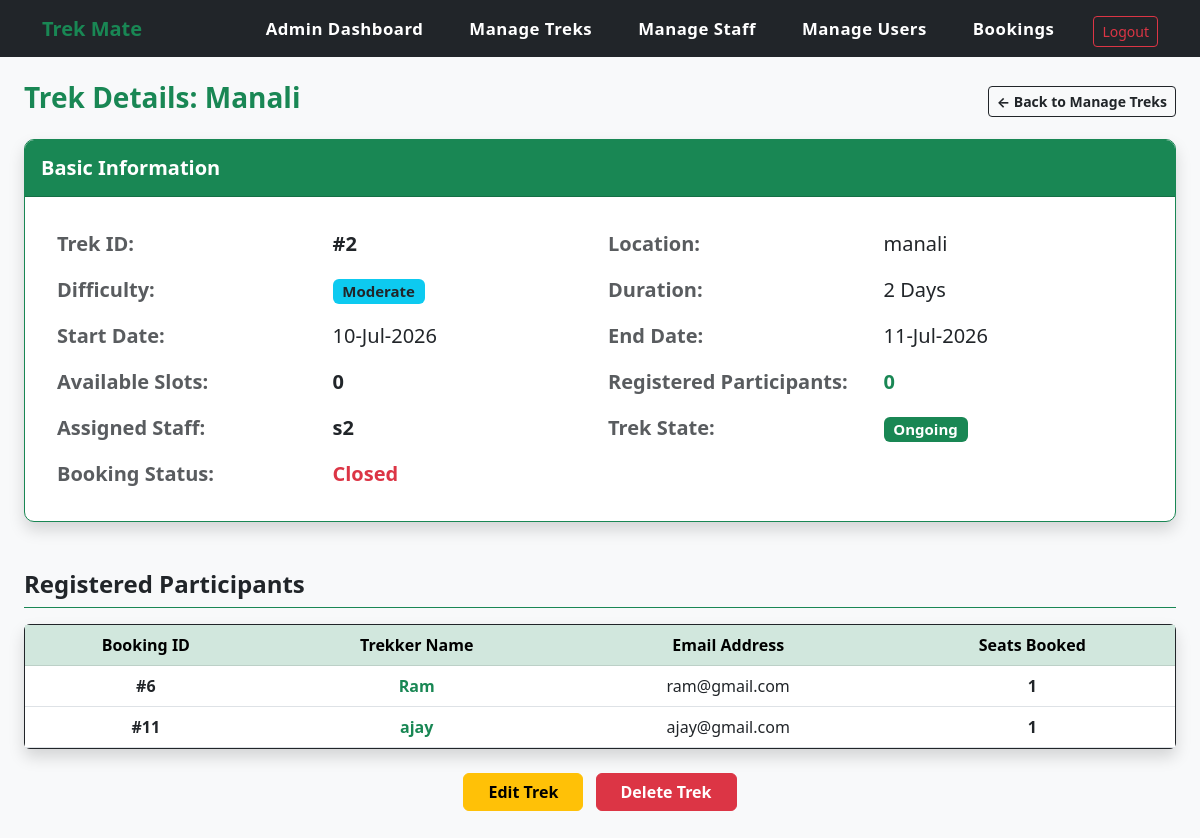
The page /admin/trek_details/2 (signed in) on the database its author committed.
### app.py (models this page shows)
class Trek(db.Model):
    __tablename__ = 'trekmate_treks'
    id = db.Column(db.Integer, primary_key=True)
    name = db.Column(db.String(100), nullable=False)
    location = db.Column(db.String(100), nullable=False)
    state = db.Column(db.String(50), nullable=False)
    country = db.Column(db.String(50), nullable=False, default='India')
    description = db.Column(db.Text, nullable=True)
    duration = db.Column(db.Integer, nullable=False)
    difficulty = db.Column(db.String(20), nullable=False)
    available_slots = db.Column(db.Integer, nullable=False)
    price = db.Column(db.Float, nullable=False, default=0.0)
    status = db.Column(db.String(15), nullable=False, default='upcoming')
    start_date = db.Column(db.Date, nullable=False)
    end_date = db.Column(db.Date, nullable=False)
    assigned_staff = db.Column(db.String(100), nullable=True)  # Optional field to store staff name or ID
    staff_id = db.Column(db.Integer, db.ForeignKey('trekmate_staff.id'))
    bookings = db.relationship('Booking', backref='trek', lazy=True)

class User(db.Model):
    __tablename__ = 'trekmate_user'
    id = db.Column(db.Integer, primary_key=True)
    username = db.Column(db.String(60), unique=True, nullable=False)
    email = db.Column(db.String(100), unique=True, nullable=False)
    password = db.Column(db.String(120), nullable=False)
    role = db.Column(db.String(10), nullable=False, default='trekker')  # 'trekker' or 'staff'
    status = db.Column(db.String(15), default='Active')  # 'active' or 'blacklisted'
    full_name = db.Column(db.String(120))
    phone_number = db.Column(db.String(20), default="")
    gender = db.Column(db.String(10))
    date_of_birth = db.Column(db.Date)
    city = db.Column(db.String(50))
    state = db.Column(db.String(50))
    bio = db.Column(db.Text, default="")
    staff_profile = db.relationship('StaffProfile', backref='user', uselist=False, cascade="all, delete-orphan")
    bookings = db.relationship('Booking', backref='user', lazy=True)

class Booking(db.Model):
    __tablename__ = 'trekmate_booking'
    id = db.Column(db.Integer, primary_key=True)
    trek_id = db.Column(db.Integer, db.ForeignKey('trekmate_treks.id'), nullable=False)
    user_id = db.Column(db.Integer, db.ForeignKey('trekmate_user.id'), nullable=False)
    seats_booked = db.Column(db.Integer, nullable=False)
    total_price = db.Column(db.Float, nullable=False)
    booking_date = db.Column(db.DateTime, default=datetime.utcnow)
    booking_status = db.Column(db.String(15), default='Booked')  # Status can be 'Booked', 'Cancelled', or 'Completed'
    payment_status = db.Column(db.String(15), default='Pending')  # Payment status can be 'Pending', 'Paid', or 'Failed'

### app.py (the view)
@app.route("/admin/trek_details/<int:trek_id>")
def trek_details(trek_id):
    if session.get('user_id') == None or session.get('role') != 'admin':
        return redirect(url_for('login'))
    trek = Trek.query.get(trek_id)
    if trek == None:
        flash("Trek not found!", "error")
        return redirect(url_for('manage_treks'))
    return render_template("trek_details.html", trek=trek, today=date.today())

### templates/trek_details.html
{% extends 'base.html' %}
{% block content %}
<div class="row mb-3 align-items-center">
    <div class="col-md-8">
        <h3 class="text-success fw-bold">Trek Details: {{ trek.name }}</h3>
    </div>
    <div class="col-md-4 text-end">
        <a href="{{ url_for('manage_treks') }}" class="btn btn-outline-dark btn-sm fw-bold">← Back to Manage Treks</a>
    </div>
</div>
<div class="card shadow border-success mb-5" style="border-radius: 10px; overflow: hidden;">
    <div class="card-header bg-success text-white py-3">
        <h5 class="mb-0 fw-bold">Basic Information</h5>
    </div>
    <div class="card-body p-4">
        <table class="table table-borderless table-hover mb-0 fs-5">
            <tbody>
                <tr>
                    <th class="text-muted w-25">Trek ID:</th>
                    <td class="fw-bold">#{{ trek.id }}</td>
                    <th class="text-muted w-25">Location:</th>
                    <td>{{ trek.location }}</td>
                </tr>
                <tr>
                    <th class="text-muted">Difficulty:</th>
                    <td><span class="badge bg-info text-dark">{{ trek.difficulty | default('N/A') }}</span></td>
                    <th class="text-muted">Duration:</th>
                    <td>{{ trek.duration }} Days</td>
                </tr>
                <tr>
                    <th class="text-muted">Start Date:</th>
                    <td>{{ trek.start_date.strftime('%d-%b-%Y') }}</td>
                    <th class="text-muted">End Date:</th>
                    <td>{{ trek.end_date.strftime('%d-%b-%Y') }}</td>
                </tr>
                <tr>
                    <th class="text-muted">Available Slots:</th>
                    <td class="fw-bold">{{ trek.available_slots }}</td>
                    <th class="text-muted">Registered Participants:</th>
                    <td class="fw-bold text-success">{{ trek.participants | length }}</td>
                </tr>
                <tr>
                    <th class="text-muted">Assigned Staff:</th>
                    <td class="fw-bold">
                        {% if trek.staff %}
                            {{ trek.staff.user.username }}
                        {% else %}
                            <span class="text-danger">Not Assigned</span>
                        {% endif %}
                    </td>
                    <th class="text-muted">Trek State:</th>
                    <td>
                        {% if trek.end_date < today %}
                            <span class="badge bg-dark">Completed</span>
                        {% elif trek.start_date > today %}
                            <span class="badge bg-secondary">Upcoming</span>
                        {% else %}
                            <span class="badge bg-success">Ongoing</span>
                        {% endif %}
                    </td>
                </tr>
                <tr>
                    <th class="text-muted">Booking Status:</th>
                    <td colspan="3">
                        {% if trek.start_date <= today or trek.available_slots <= 0 or trek.status == 'Closed' %}
                            <span class="text-danger fw-bold">Closed</span>
                        {% else %}
                            <span class="text-success fw-bold">Open</span>
                        {% endif %}
                    </td>
                </tr>
            </tbody>
        </table>
    </div>
</div>
<h4 class="text-dark fw-bold mb-3 border-bottom border-success pb-2">Registered Participants</h4>
<div class="card shadow border-dark mb-4">
    <div class="card-body p-0 table-responsive">
        {% if trek.bookings %}
            <table class="table table-hover mb-0 text-center align-middle">
                <thead class="table-success">
                    <tr>
                        <th>Booking ID</th>
                        <th>Trekker Name</th>
                        <th>Email Address</th>
                        <th>Seats Booked</th>
                    </tr>
                </thead>
                <tbody>
                    {% for booking in trek.bookings %}
                    <tr>
                        <td class="fw-bold">#{{ booking.id }}</td>
                        <td class="fw-bold text-success">{{ booking.user.username }}</td>
                        <td>{{ booking.user.email }}</td>
                        <td class="fw-bold">{{ booking.seats_booked }}</td>
                    </tr>
                    {% endfor %}
                </tbody>
            </table>
        {% else %}
            <div class="alert alert-light text-center m-3 p-4 border text-muted">
                <h5 class="fw-bold mb-1">No Participants Registered Yet</h5>
                <p class="mb-0">Jab koi trekker is trek ko book karega, tab unki details yahan dikhengi.</p>
            </div>
        {% endif %}
    </div>
</div>
<div class="text-center mt-4 mb-5">
    {% if trek.end_date >= today %}
        <a href="{{ url_for('edit_trek', trek_id=trek.id) }}" class="btn btn-warning px-4 fw-bold me-2">Edit Trek</a>
    {% else %}
        <button class="btn btn-secondary px-4 fw-bold me-2" disabled >Edit Trek</button>
    {% endif %}
    <a href="{{ url_for('delete_trek', trek_id=trek.id) }}" class="btn btn-danger px-4 fw-bold" onclick="return confirm('Are you sure you want to delete this trek?');">Delete Trek</a>
</div>
{% endblock %}

### rows shown on the page
Trek: name "Manali", id "2", location "manali", difficulty "Moderate", duration "2", start_date "10-Jul-2026", end_date "11-Jul-2026", available_slots "0"
User: staff.user.username "s2"
Booking: id "6", user.username "Ram", user.email "ram@gmail.com", seats_booked "1"
Booking: id "11", user.username "ajay", user.email "ajay@gmail.com", seats_booked "1"

### other values the page prints
{{ trek.participants | length }} "0"
